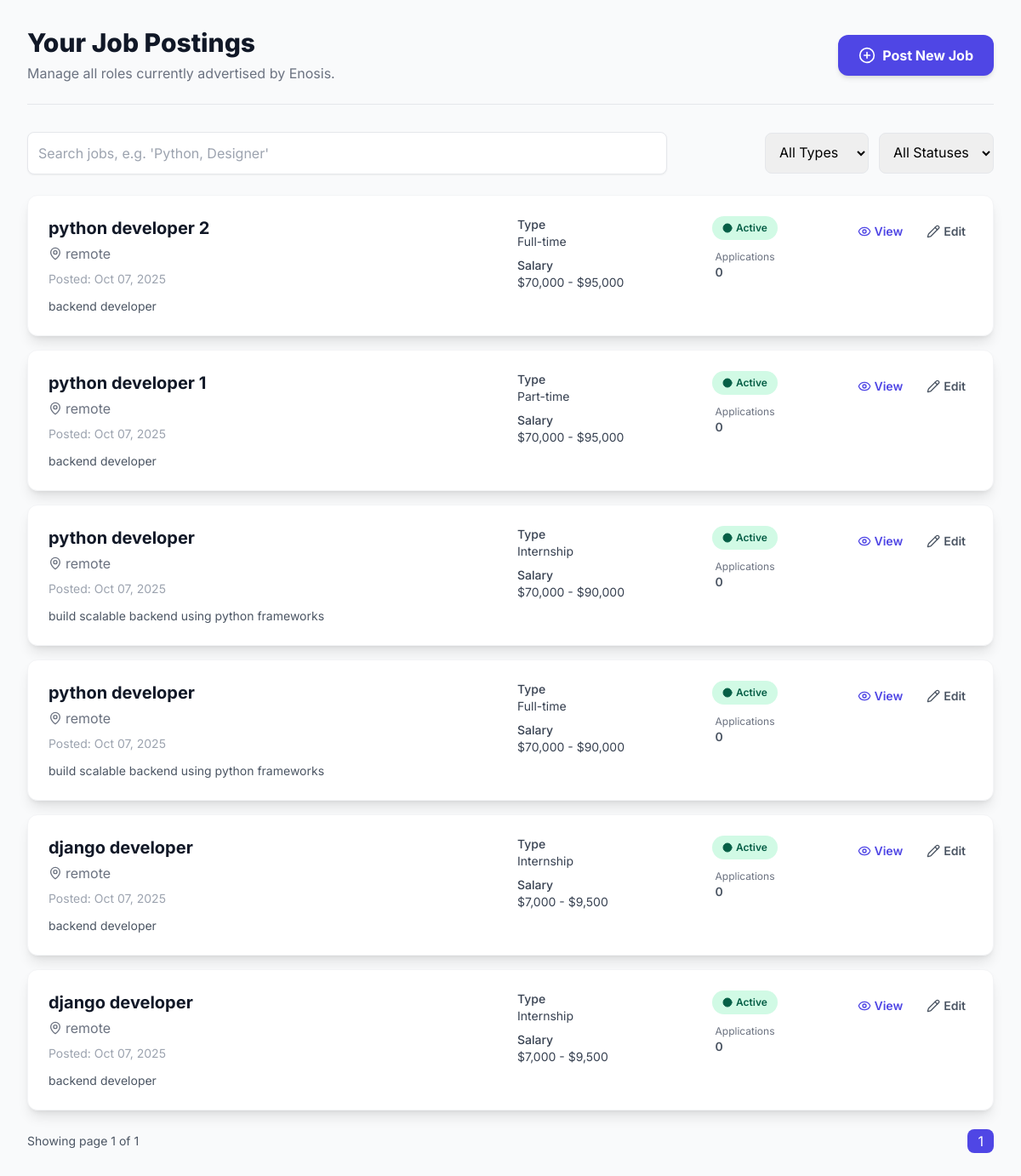
Before: /company/jobs/ (signed in) with the older database file.
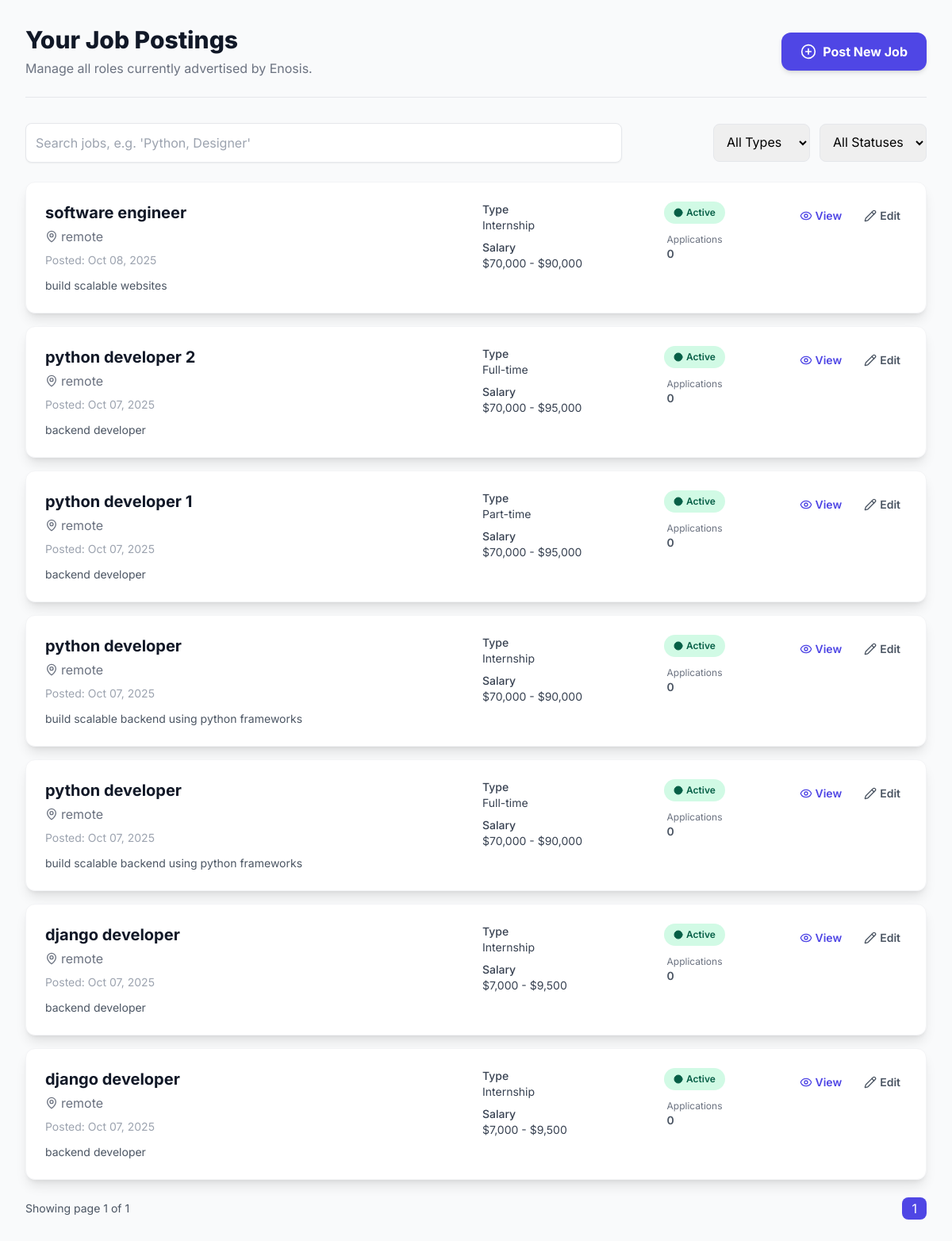
After: the same page with the newer database file.
### home/models.py (models this page shows, shortened)
class CompanyProfile(models.Model):
    user = models.OneToOneField(User, on_delete=models.CASCADE)
    company_name = models.CharField(max_length=200)
    industry = models.CharField(max_length=100)
    company_size = models.CharField(max_length=50)
    contact_person = models.CharField(max_length=150)
    phone_number = models.CharField(max_length=20)
    website = models.URLField(blank=True, null=True)
    agree_terms = models.BooleanField(default=False)

class JobPosting(models.Model):
    company = models.ForeignKey(
        CompanyProfile,
        on_delete=models.CASCADE,
        related_name='job_postings',
        help_text="The company that posted this job."
    )
    title = models.CharField(max_length=255, help_text="The job title (e.g., 'Senior Python Developer')")
    description = models.TextField(help_text="Detailed description of the role.")
    location = models.CharField(max_length=100, help_text="City, State, or 'Remote'")
    JOB_TYPES = [
        ('FT', 'Full-time'),
        ('PT', 'Part-time'),
        ('CT', 'Contract'),
        ('IT', 'Internship'),
    ]
    job_type = models.CharField(
        max_length=2,
        choices=JOB_TYPES,
        default='FT',
        help_text="Type of employment."
    )
    min_salary = models.IntegerField(
        null=True,
        blank=True,
        validators=[MinValueValidator(0)],
        help_text="Minimum expected annual salary (optional)."
    )
    max_salary = models.IntegerField(
        null=True,
        blank=True,
        validators=[MinValueValidator(0)],
        help_text="Maximum expected annual salary (optional)."
    )
    requirements = models.TextField(help_text="Key skills and qualifications required (e.g., technologies, education).")
    posted_date = models.DateTimeField(auto_now_add=True)
    application_deadline = models.DateField(null=True, blank=True)
    is_active = models.BooleanField(default=True, help_text="Is this job currently accepting applications?")
    class Meta:
        ordering = ['-posted_date']
        verbose_name_plural = "Job Postings"

### home/views.py (the view)
# urls.py: path('company/jobs/', views.company_job_list, name='company_job_list'),
@login_required
def company_job_list(request):
    try:
        company_profile = CompanyProfile.objects.get(user=request.user)
    except CompanyProfile.DoesNotExist:
        messages.error(request, "You must be a registered company to view your job list.")
        return redirect('company_dashboard')
    job_qs = JobPosting.objects.filter(company=company_profile).annotate(app_count=Count('applications')).order_by('-posted_date')
    paginator = Paginator(job_qs, 10)
    page = request.GET.get('page', 1)
    try:
        jobs_page = paginator.page(page)
    except PageNotAnInteger:
        jobs_page = paginator.page(1)
    except EmptyPage:
        jobs_page = paginator.page(paginator.num_pages)
    context = {
        'job_list': jobs_page,
        'company_name': company_profile.company_name,
        'paginator': paginator,
        'page_obj': jobs_page,
    }
    return render(request, 'CompanyJobListing.html', context)

### home/templates/CompanyJobListing.html (shortened to what this page needs)
<!DOCTYPE html>
{% load humanize %}
<html lang="en">
<head>
    <script src="https://cdn.tailwindcss.com"></script>
</head>
<body class="min-h-screen p-4 sm:p-8">
    <div class="max-w-6xl mx-auto">
        <header class="mb-8 border-b pb-6 flex flex-col md:flex-row justify-between items-start md:items-center">
            <div>
                <h1 class="text-3xl font-extrabold text-gray-900 leading-tight">Your Job Postings</h1>
                <p class="text-gray-500 mt-1">Manage all roles currently advertised by {{ company_name|default:"Your Company" }}.</p>
            </div>
            <a href="{% url 'post_job' %}"
               class="mt-4 md:mt-0 px-6 py-3 bg-indigo-600 text-white rounded-xl font-bold hover:bg-indigo-700 transition duration-150 shadow-md flex items-center">
                <i data-lucide="plus-circle" class="w-5 h-5 mr-2"></i>
                Post New Job
            </a>
        </header>
        <div class="mb-6 grid grid-cols-1 md:grid-cols-3 gap-4 items-center">
            <div class="md:col-span-2">
                <input id="jobSearch" type="text" placeholder="Search jobs, e.g. 'Python, Designer'"
                       class="w-full p-3 border border-gray-200 rounded-lg shadow-sm" />
            </div>
            <div class="flex gap-3 md:justify-end">
                <select id="filterType" class="p-3 border border-gray-200 rounded-lg">
                    <option value="">All Types</option>
                </select>
                <select id="filterStatus" class="p-3 border border-gray-200 rounded-lg">
                    <option value="">All Statuses</option>
                </select>
            </div>
        </div>
        {% if job_list %}
            <div id="jobsContainer" class="space-y-4">
                {% for job in job_list %}
                <div class="bg-white rounded-xl shadow-lg p-6 hover:shadow-xl transition duration-300 border border-gray-100"
                     data-title="{{ job.title|lower }}"
                     data-location="{{ job.location|lower }}"
                     data-type="{{ job.job_type }}"
                     data-status="{% if job.is_active %}active{% else %}inactive{% endif %}">
                    <div class="grid grid-cols-1 md:grid-cols-12 gap-4 items-start">
                        <div class="md:col-span-6">
                            <h2 class="text-xl font-bold text-gray-900 hover:text-indigo-600 transition duration-150">
                                <a href="{% url 'job_detail' pk=job.pk %}">{{ job.title }}</a>
                            </h2>
                            <p class="text-gray-500 mt-1 flex items-center">
                                <i data-lucide="map-pin" class="w-4 h-4 mr-1"></i>
                                {{ job.location }}
                            </p>
                            <p class="text-sm text-gray-400 mt-2">Posted: {{ job.posted_date|date:"M d, Y" }}</p>
                            <p class="text-sm text-gray-600 mt-3 line-clamp-3">{{ job.description|truncatechars:180 }}</p>
                        </div>
                        <div class="md:col-span-2 text-sm text-gray-700">
                            <div class="mb-2"><span class="font-medium">Type</span><div>{{ job.get_job_type_display }}</div></div>
                            <div class="mb-2"><span class="font-medium">Salary</span>
                                <div>
                                    {% if job.min_salary and job.max_salary %}
                                        ${{ job.min_salary|intcomma }} - ${{ job.max_salary|intcomma }}
                                    {% elif job.min_salary %}
                                        From ${{ job.min_salary|intcomma }}
                                    {% elif job.max_salary %}
                                        Up to ${{ job.max_salary|intcomma }}
                                    {% else %}
                                        Not specified
                                    {% endif %}
                                </div>
                            </div>
                        </div>
                        <div class="md:col-span-2 flex flex-col items-start md:items-center text-sm">
                            <span class="inline-flex items-center px-3 py-1.5 text-xs font-semibold rounded-full
                                {% if job.is_active %} job-status-active {% else %} job-status-inactive {% endif %}">
                                <i data-lucide="circle" class="w-3 h-3 mr-1 fill-current"></i>
                                {% if job.is_active %} Active {% else %} Inactive {% endif %}
                            </span>
                            <div class="mt-3 text-gray-600">
                                <div class="text-xs text-gray-500">Applications</div>
                                <div class="font-semibold">{{ job.app_count }}</div>
                            </div>
                        </div>
                        <div class="md:col-span-2 flex justify-start md:justify-end space-x-3 mt-3 md:mt-0">
                            <a href="{% url 'job_detail' pk=job.pk %}"
                               class="text-sm font-semibold text-indigo-600 hover:text-indigo-700 transition duration-150 p-2 rounded-lg hover:bg-indigo-50 flex items-center">
                                <i data-lucide="eye" class="w-4 h-4 mr-1"></i>
                                View
                            </a>
                            <a href="{% url 'post_job' %}?id={{ job.pk }}"
                               class="text-sm font-semibold text-gray-600 hover:text-gray-700 transition duration-150 p-2 rounded-lg hover:bg-gray-50 flex items-center">
                                <i data-lucide="pencil" class="w-4 h-4 mr-1"></i>
                                Edit
                            </a>
                        </div>
                    </div>
                </div>
                {% endfor %}
            </div>
            <div class="mt-6 flex items-center justify-between">
                <div class="text-sm text-gray-600">Showing page {{ page_obj.number }} of {{ page_obj.paginator.num_pages }}</div>
                <div class="space-x-2">
                    {% for num in page_obj.paginator.page_range %}
                        {% if num == page_obj.number %}
                            <span class="px-3 py-1 rounded-lg bg-indigo-600 text-white">{{ num }}</span>
                        {% elif num >= page_obj.number|add:'-2' and num <= page_obj.number|add:'2' %}
                            <a href="?page={{ num }}" class="px-3 py-1 rounded-lg border bg-white">{{ num }}</a>
                        {% endif %}
                    {% endfor %}
                </div>
            </div>
        {% endif %}
    </div>
</body>
</html>

### home/templates/CompanyJobListing.html (style rules this page uses)
:root { --primary-color: #4f46e5; }
body { font-family: 'Inter', sans-serif; background-color: #f9fafb; }
.job-status-active { background-color: #d1fae5; color: #065f46; }

Changed rows visible on the page:
added JobPosting: title "software engineer", location "remote", posted_date "Oct 08, 2025", description "build scalable websites", job_type "Internship", min_salary "70,000", max_salary "90,000", is_active "Active", app_count "0"
